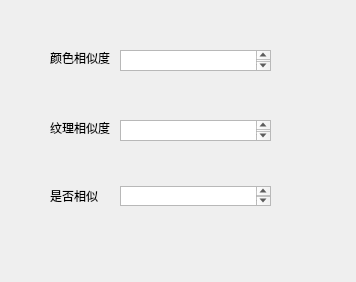
<?xml version="1.0" encoding="UTF-8"?>
<ui version="4.0">
 <class>Dialog</class>
 <widget class="QDialog" name="Dialog">
  <property name="geometry">
   <rect>
    <x>0</x>
    <y>0</y>
    <width>356</width>
    <height>282</height>
   </rect>
  </property>
  <property name="windowTitle">
   <string>Dialog</string>
  </property>
  <widget class="QLabel" name="label">
   <property name="geometry">
    <rect>
     <x>50</x>
     <y>50</y>
     <width>61</width>
     <height>16</height>
    </rect>
   </property>
   <property name="text">
    <string>颜色相似度</string>
   </property>
  </widget>
  <widget class="QTextBrowser" name="textBrowser">
   <property name="geometry">
    <rect>
     <x>120</x>
     <y>50</y>
     <width>151</width>
     <height>21</height>
    </rect>
   </property>
  </widget>
  <widget class="QLabel" name="label_2">
   <property name="geometry">
    <rect>
     <x>50</x>
     <y>120</y>
     <width>61</width>
     <height>16</height>
    </rect>
   </property>
   <property name="text">
    <string>纹理相似度</string>
   </property>
  </widget>
  <widget class="QLabel" name="label_3">
   <property name="geometry">
    <rect>
     <x>50</x>
     <y>190</y>
     <width>54</width>
     <height>12</height>
    </rect>
   </property>
   <property name="text">
    <string>是否相似</string>
   </property>
  </widget>
  <widget class="QTextBrowser" name="textBrowser_2">
   <property name="geometry">
    <rect>
     <x>120</x>
     <y>120</y>
     <width>151</width>
     <height>21</height>
    </rect>
   </property>
  </widget>
  <widget class="QTextBrowser" name="textBrowser_3">
   <property name="geometry">
    <rect>
     <x>120</x>
     <y>186</y>
     <width>151</width>
     <height>20</height>
    </rect>
   </property>
  </widget>
 </widget>
 <resources/>
 <connections/>
</ui>
